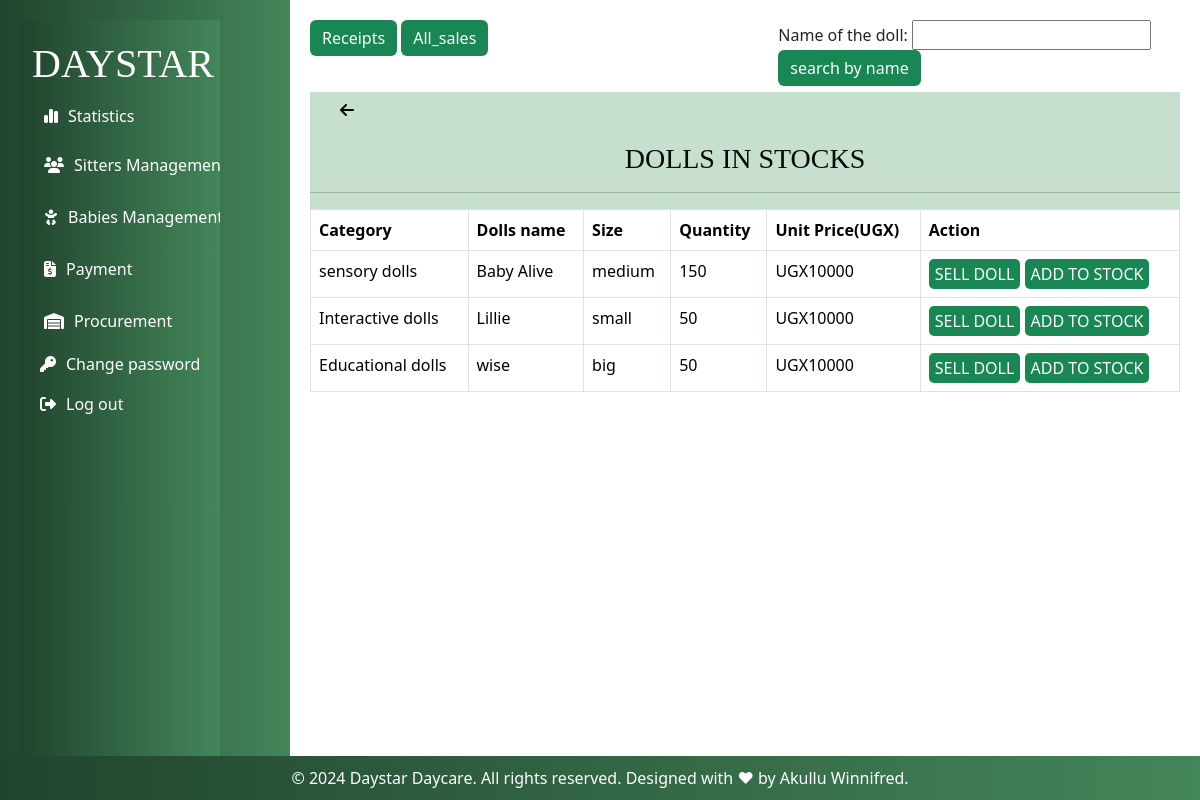
Page /doll/ (signed in) on the committed database.
### myapp/models.py (models this page shows, shortened)
class Doll(models.Model):
    c_doll=models.ForeignKey(Category_doll, on_delete=models.CASCADE,null=True, blank=True)
    name_of_the_doll =models.CharField(max_length=200,null=True, blank=True)
    quantity=models.IntegerField(default=0)
    color=models.CharField(max_length=200, null=True,blank=True,validators=[validate_letters])
    size=models.CharField(max_length=200,null=True,blank=True)
    issued_quantity=models.IntegerField(default=0,blank=True,null=True)
    received_quantity=models.IntegerField(default=0,null=True,blank=True)
    Unit_price=models.IntegerField(default=0,null=True, blank=True)
    date=models.DateField(default=timezone.now)

class Category_doll(models.Model):
     name = models.CharField(max_length=100,null=True, blank=True)
     def __str__(self):
        return self.name

### myapp/views.py (the view)
# urls.py: path('doll/',views.doll,name='doll'),
@login_required
def doll(request):
    dolls=Doll.objects.all().order_by('id')
    doll_filter=DollFilter(request.GET,queryset=dolls)
    dolls = doll_filter.qs
    return render(request,'dolls/doll.html',{'dolls':dolls,'doll_filter':doll_filter})

### myapp/templates/dolls/doll.html (shortened to what this page needs)
{% extends 'base.html' %}
{% load static %}
{% block content %}
<div class="edit">
    <div>
        <a href="{% url 'receipt' %}" class="hover_button"><input type="submit" value="Receipts" class="btn btn-success"
                style="border: none;" placeholder="Receipts" /></a>
        <a href="{% url 'all_sales' %}" class="hover-button"><input type="submit" value="All_sales"
                class="btn btn-success" style="border: none;" type="button" /></a>
    </div><br><br>
    <form method="GET" style="margin-left: 290px;">
        {{ doll_filter.form }}
        <input type="submit" value="search by name" class="btn btn-primary bg bg-success" style="border: none;">
    </form><br><br>
</div><br><br><br>
<div class="table-container" style=" background-color: rgba(153, 198, 165, 0.55);">
    <table class="table table-bordered">
        <div>
            <a href="{% url 'doll' %}"> <i class="fa-solid fa-arrow-left"
                    style="color: black; margin-left: 30px; margin-top: 10px;"></i></a>
        </div>
        <h3 class="text-center"
            style="color: rgb(5, 10, 11); padding-top: 20px; font-family: Georgia, 'Times New Roman', Times, serif;">
            DOLLS IN STOCKS</h3>
        <hr>
        <thead class="thead-dark table-bordered">
            <tr>
                <th scope="col" class="project-h1">Category</th>
                <th scope="col" class="project-h1">Dolls name</th>
                <th scope="col" class="project-h1">Size</th>
                <th scope="col" class="project-h1">Quantity</th>
                <th scope="col" class="project-h1">Unit Price(UGX)</th>
                <th scope="col" class="project-h1">Action</th>
            </tr>
        </thead>
        {% for doll in dolls %}
        <tbody>
            <tr>
                <td>{{doll.c_doll}}</td>
                <td>{{doll.name_of_the_doll}}</td>
                <td>{{doll.size}}</td>
                <td>{{doll.quantity}}</td>
                <td>UGX{{doll.Unit_price}}</td>
                <div>
                    <td><a href="{% url 'issue_item' doll.id %}"><input type="button" class="bg bg-success"
                                value="SELL DOLL"
                                style="color: white; border: none; border-radius: 5px; height: 30px; font-size: medium;"></a>
                        <a href="{% url 'add_to_stock' doll.id %}"><input type="button" class="bg bg-success"
                                value="ADD TO STOCK"
                                style="color: white; border: none; border-radius: 5px; height: 30px; font-size: medium;"></a>
                    </td>
                </div>
            </tr>
        </tbody>
        {% endfor %}
    </table>
</div>
{% endblock %}

### myapp/static/css/base.css (style rules this page uses)
body { min-height: 100vh; }

### myapp/templates/dolls/doll.html (style rules this page uses)
.edit { display: flex; float: left; width: 100%; }

### rows in the picture
Doll: c_doll "sensory dolls", name_of_the_doll "Baby Alive", size "medium", quantity "150", Unit_price "10000"
Doll: c_doll "Interactive dolls", name_of_the_doll "Lillie", size "small", quantity "50", Unit_price "10000"
Doll: c_doll "Educational dolls", name_of_the_doll "wise", size "big", quantity "50", Unit_price "10000"
